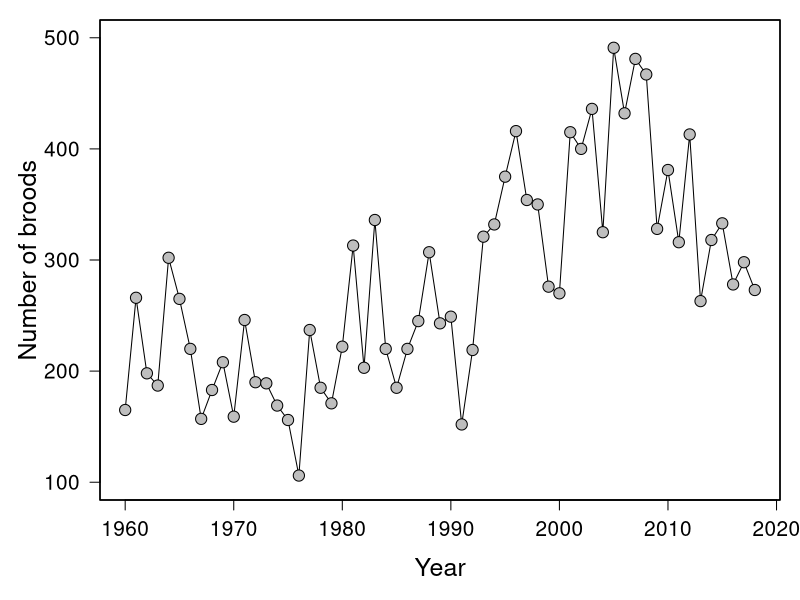

Generate this figure with R:
###################################
## wytham_ts_plot.R by JPJ 10 x 24
###################################

## PURPOSE: to plot the wytham time series
## USAGE: Rscript wytham_ts_plot.R

wytham <- read.csv("Wytham_tits.csv", header=TRUE)
pdf("wytham_ts_plot.pdf", height=3, width=9)
par(mar=c(5,5,1,1))
plot(wytham[,1], wytham[,2], xlab="Year", ylab="Number of broods", ylim=c(100,500), pch=21, bg="grey", type="o", cex=1.5, cex.lab=1.5, cex.axis=1.25, las=1)
box(lwd=1.5)
dev.off()



